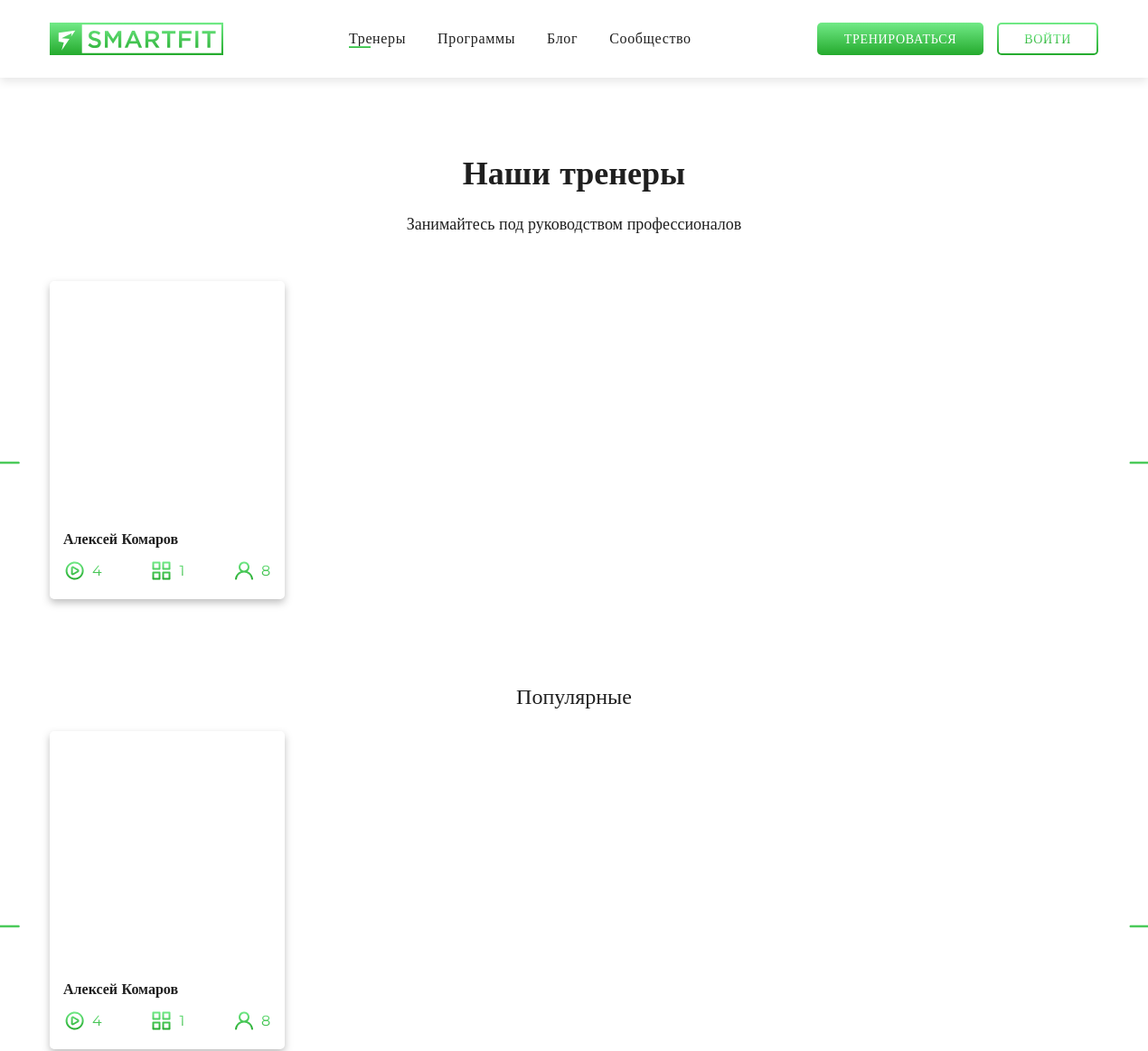
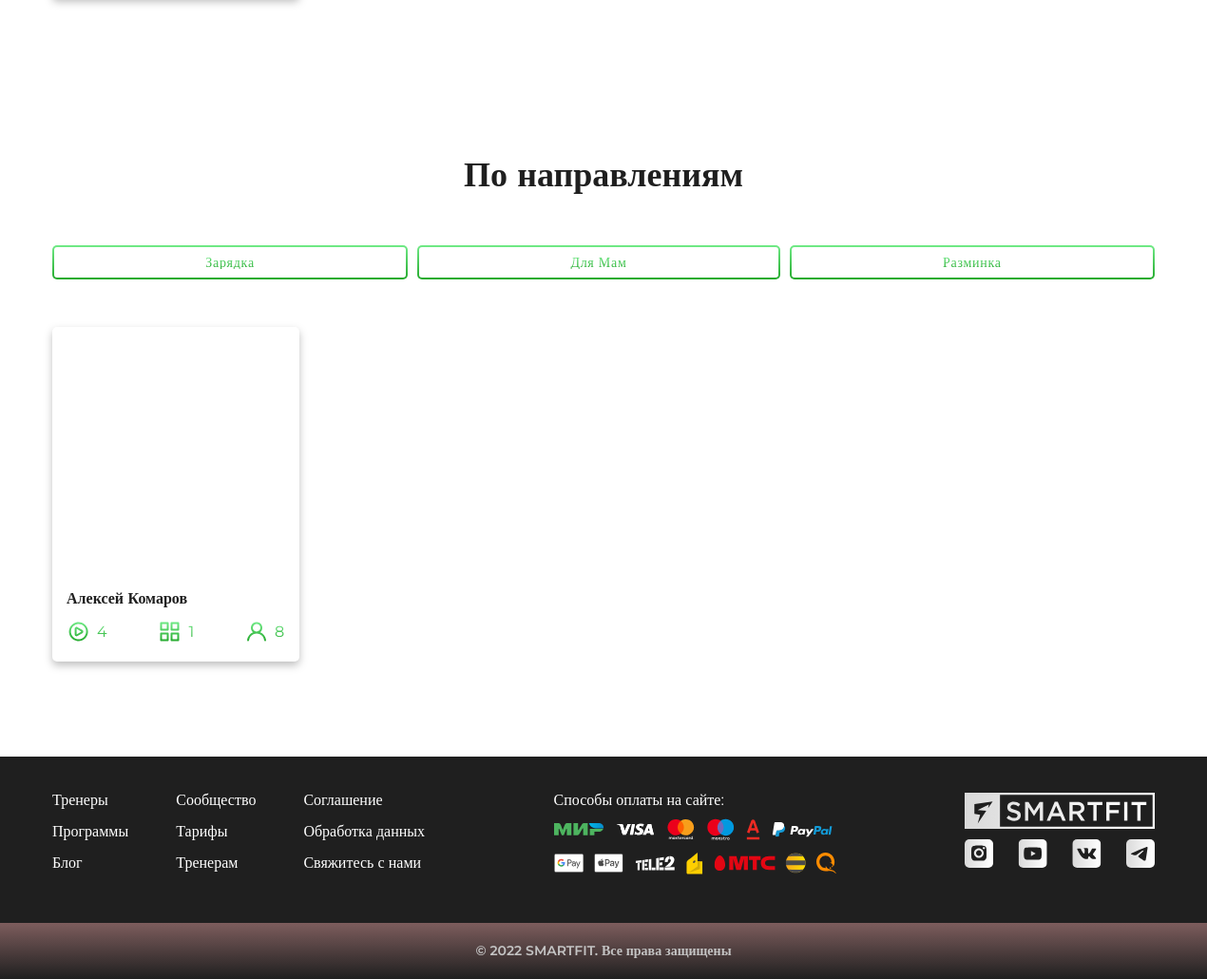
The page /trainers/ on the database as committed earlier (2 pictures, top to bottom).
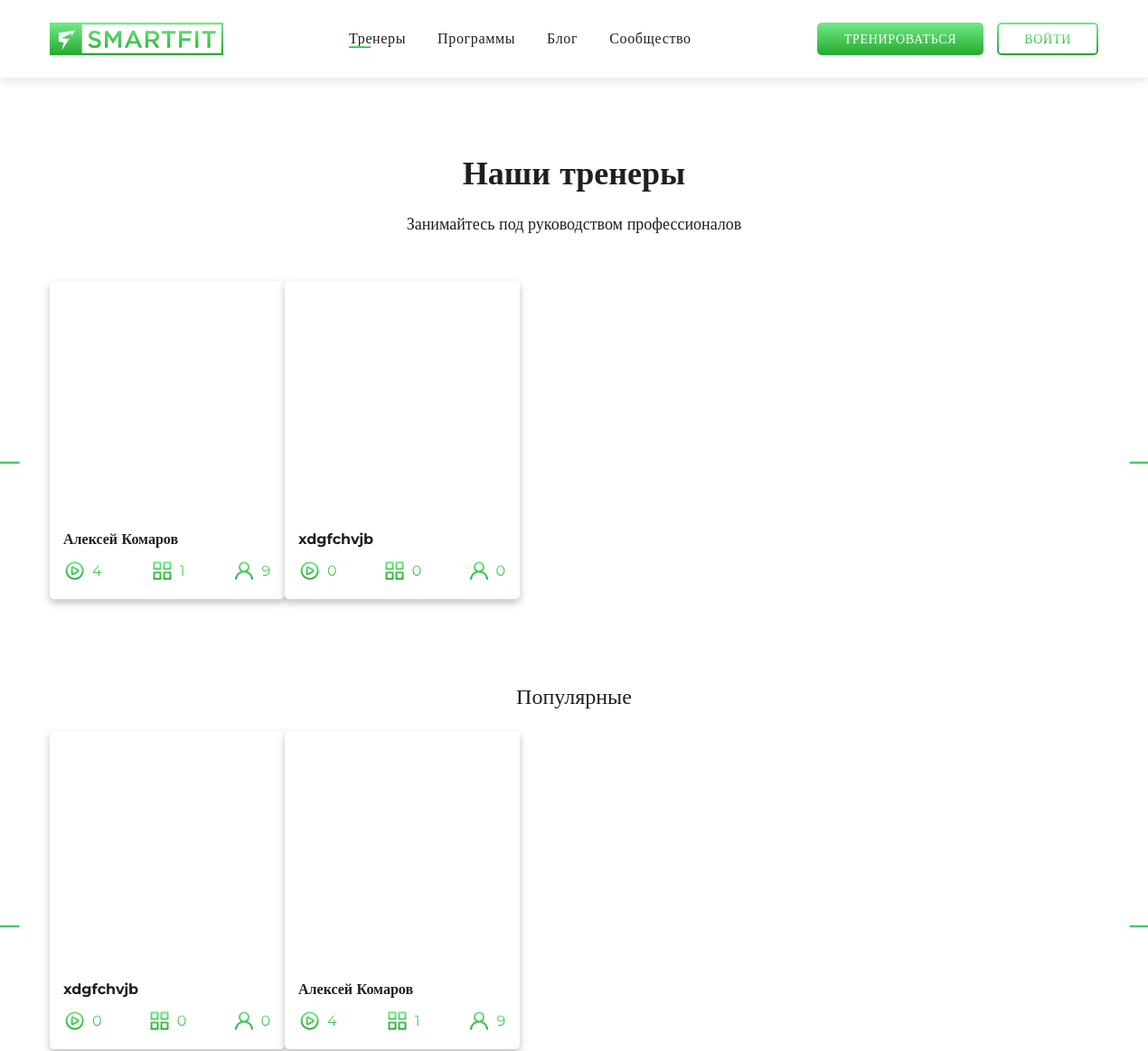
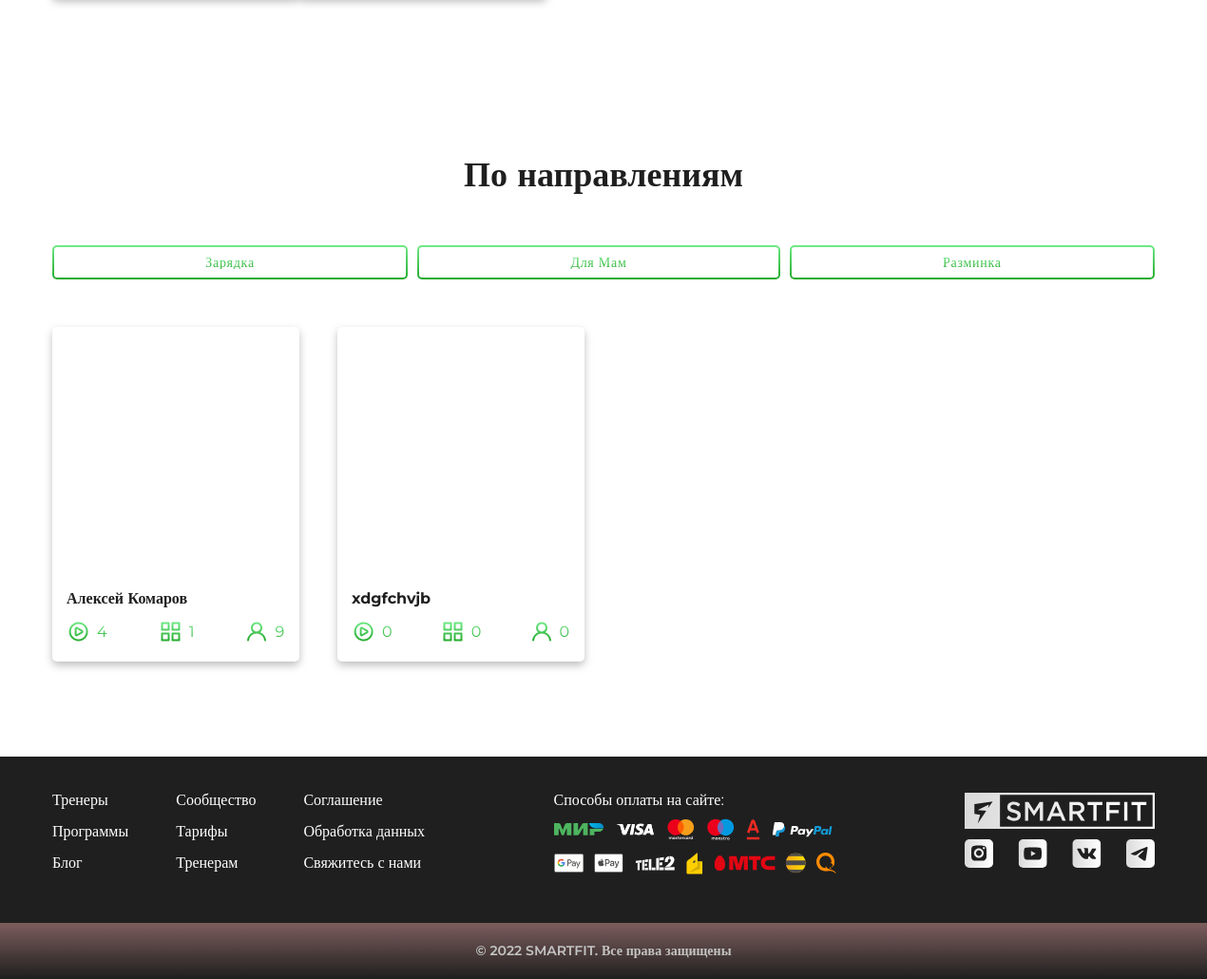
The same page on the database as committed later (2 pictures, top to bottom).
### core/models.py (models this page shows, shortened)
class Trainer(models.Model):
    name = models.CharField(max_length=20, verbose_name='Имя')
    trend = models.ForeignKey(Trend, on_delete=models.SET_NULL, null=True)
    preview_pic = models.ImageField()
    main_pic = models.ImageField(default=0)
    bio = models.TextField()
    video = models.CharField(max_length=1000)
    direction = models.ManyToManyField(Direction, through='Workout')
    workouts = models.IntegerField(default=0)
    programs = models.IntegerField(default=0)
    subscribers = models.IntegerField(default=0)
    class Meta:
        verbose_name = 'Тренер'

### core/views.py (the view)
# urls.py: path('trainers/', views.trainers, name='trainers'),
def trainers(request):
    template = 'trainers.html'
    context = {
        'popular': Trainer.objects.order_by('subscribers')[:10],
        'all': Trainer.objects.all(),
        'directions': Direction.objects.all(),
    }
    return render(request, template, context)

### core/templates/trainers.html (shortened to what the changed rows need)
<!DOCTYPE html>
<html lang="en" xmlns="http://www.w3.org/1999/html">
<head>
    <link rel="stylesheet" href="../static/fonts/stylesheet.css">
    <link rel="stylesheet" href="../static/css/SF_main.css">
    <link rel="stylesheet" href="../static/css/SF_components.css">
    <link rel="stylesheet" href="../static/css/SF_lk.css">
    <link rel="stylesheet" href="../static/css/modal.css">
</head>
<body>
<div class="trainers page">
    <div class="trainers__inner wrapper">
        <h2 class="trainers__title center">Наши тренеры</h2>
        <div class="wrapper">
            <div class='carousel trainers__carousel-1'>
                <div class="carousel__inner">
                    <div class="carousel__swiper swiper-container trainers__carousel-1">
                        <div class="swiper-wrapper">
                            {% for i in all %}
                                <div class="swiper-slide">
                                    <a href="{% url 'trainer' i.id %}">
                                        <div class="trainer-slide">
                                            <div class="trainer-slide__frame"
                                                 style='background-image: url("/media/{{ i.preview_pic }}")'></div>
                                            <div class="trainer-slide__info">
                                                <p class="trainer-slide__name">{{ i.name }}</p>
                                                <div class="trainer-slide__misc">
                                                    <div class="trainer-slide__item">
                                                        <img src='../static/images/videos.svg' alt=""
                                                             class="trainer-slide__item-icon"/>
                                                        {{ i.workouts }}
                                                    </div>
                                                    <div class="trainer-slide__item">
                                                        <img src='../static/images/apps.svg' alt=""
                                                             class="trainer-slide__item-icon"/>
                                                        {{ i.programs }}
                                                    </div>
                                                    <div class="trainer-slide__item">
                                                        <img src='../static/images/user.svg' alt=""
                                                             class="trainer-slide__item-icon"/>
                                                        {{ i.subscribers }}
                                                    </div>
                                                </div>
                                            </div>
                                        </div>
                                    </a>
                                </div>
                            {% endfor %}
                        </div>
                    </div>
                </div>
            </div>
        </div>
        <div class="wrapper">
            <div class='carousel trainers__carousel-2'>
                <div class="carousel__inner">
                    <div class="carousel__swiper swiper-container trainers__carousel-2">
                        <div class="swiper-wrapper">
                            {% for i in popular %}
                                <div class="swiper-slide">
                                    <a href="{% url 'trainer' i.id %}">
                                        <div class="trainer-slide">
                                            <div class="trainer-slide__frame"
                                                 style='background-image: url("../../media/{{ i.preview_pic }}")'></div>
                                            <div class="trainer-slide__info">
                                                <p class="trainer-slide__name">{{ i.name }}</p>
                                                <div class="trainer-slide__misc">
                                                    <div class="trainer-slide__item">
                                                        <img src='../static/images/videos.svg' alt=""
                                                             class="trainer-slide__item-icon"/>
                                                        {{ i.workouts }}
                                                    </div>
                                                    <div class="trainer-slide__item">
                                                        <img src='../static/images/apps.svg' alt=""
                                                             class="trainer-slide__item-icon"/>
                                                        {{ i.programs }}
                                                    </div>
                                                    <div class="trainer-slide__item">
                                                        <img src='../static/images/user.svg' alt=""
                                                             class="trainer-slide__item-icon"/>
                                                        {{ i.subscribers }}
                                                    </div>
                                                </div>
                                            </div>
                                        </div>
                                    </a>
                                </div>
                            {% endfor %}
                        </div>
                    </div>
                </div>
            </div>
        </div>
        <h2 class="trainers__title trainers__title-2">По направлениям</h2>
        {% if request.user_agent.is_mobile %}
            <div class="wrapper">
                <div class='carousel trainers-mobile'>
                    <div class="carousel__inner">
                        <div class="carousel__swiper swiper-container trainers-mobile">
                            <div class="swiper-wrapper">
                                {% for i in all %}
                                    <div class="swiper-slide {% for j in i.direction.all %}{{ j.id }} {% endfor %} trainers_filter_slide">
                                        <a href="{% url 'trainer' i.id %}">
                                            <div class="trainer-slide">
                                                <div class="trainer-slide__frame" style='
                                                        background-image:url("/media/{{ i.preview_pic }}") '></div>
                                                <div class="trainer-slide__info">
                                                    <p class="trainer-slide__name">{{ i.name }}</p>
                                                    <div class="trainer-slide__misc">
                                                        <div class="trainer-slide__item">
                                                            <img src='../static/images/videos.svg' alt=""
                                                                 class="trainer-slide__item-icon"/>
                                                            {{ i.workouts }}
                                                        </div>
                                                        <div class="trainer-slide__item">
                                                            <img src='../static/images/apps.svg' alt=""
                                                                 class="trainer-slide__item-icon"/>
                                                            {{ i.programs }}
                                                        </div>
                                                        <div class="trainer-slide__item">
                                                            <img src='../static/images/user.svg' alt=""
                                                                 class="trainer-slide__item-icon"/>
                                                            {{ i.subscribers }}
                                                        </div>
                                                    </div>
                                                </div>
                                            </div>
                                        </a>
                                    </div>
                                {% endfor %}
                            </div>
                        </div>
                    </div>
                </div>
            </div>
        {% else %}
            <div class="trainers__box">
                {% for i in all %}
                    <div class="trainer-slide
                            {% for j in i.direction.all %}{{ j.id }} {% endfor %} trainers_filter_slide">
                        <a href="{% url 'trainer' i.id %}">
                            <div class="trainer-slide__frame"
                                 style="background-image:url('/media/{{ i.preview_pic }}')"></div>
                            <div class="trainer-slide__info">
                                <p class="trainer-slide__name">{{ i.name }}</p>
                                <div class="trainer-slide__misc">
                                    <div class="trainer-slide__item">
                                        <img src="../static/images/videos.svg" alt="" class="trainer-slide__item-icon"/>
                                        {{ i.workouts }}
                                    </div>
                                    <div class="trainer-slide__item">
                                        <img src="../static/images/apps.svg" alt="" class="trainer-slide__item-icon"/>
                                        {{ i.programs }}
                                    </div>
                                    <div class="trainer-slide__item">
                                        <img src="../static/images/user.svg" alt="" class="trainer-slide__item-icon"/>
                                        {{ i.subscribers }}
                                    </div>
                                </div>
                            </div>
                        </a>
                    </div>
                {% endfor %}
            </div>
        {% endif %}
    </div>
</div>
</body>
</html>

Rows that differ between the two databases and show on the page:
changed Trainer "Алексей Комаров": subscribers "8" → "9"
added Trainer: name "xdgfchvjb", workouts "0", programs "0", subscribers "0"
